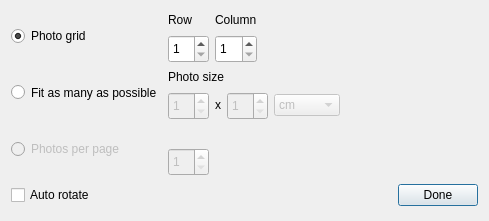
<?xml version="1.0" encoding="UTF-8"?>
<ui version="4.0">
 <class>CustomLayout</class>
 <widget class="QDialog" name="CustomLayout">
  <property name="geometry">
   <rect>
    <x>0</x>
    <y>0</y>
    <width>489</width>
    <height>221</height>
   </rect>
  </property>
  <property name="sizePolicy">
   <sizepolicy hsizetype="Preferred" vsizetype="Preferred">
    <horstretch>0</horstretch>
    <verstretch>0</verstretch>
   </sizepolicy>
  </property>
  <property name="minimumSize">
   <size>
    <width>489</width>
    <height>221</height>
   </size>
  </property>
  <property name="windowTitle">
   <string>Custom layout</string>
  </property>
  <layout class="QVBoxLayout" name="verticalLayout_7">
   <item>
    <layout class="QHBoxLayout" name="horizontalLayout_3">
     <item>
      <layout class="QVBoxLayout" name="verticalLayout_5">
       <item>
        <widget class="QRadioButton" name="m_photoGridCheck">
         <property name="sizePolicy">
          <sizepolicy hsizetype="Minimum" vsizetype="Preferred">
           <horstretch>0</horstretch>
           <verstretch>0</verstretch>
          </sizepolicy>
         </property>
         <property name="minimumSize">
          <size>
           <width>0</width>
           <height>46</height>
          </size>
         </property>
         <property name="text">
          <string>Photo grid</string>
         </property>
         <property name="checked">
          <bool>true</bool>
         </property>
        </widget>
       </item>
       <item>
        <widget class="QRadioButton" name="m_fitAsManyCheck">
         <property name="enabled">
          <bool>true</bool>
         </property>
         <property name="sizePolicy">
          <sizepolicy hsizetype="Minimum" vsizetype="Preferred">
           <horstretch>0</horstretch>
           <verstretch>0</verstretch>
          </sizepolicy>
         </property>
         <property name="minimumSize">
          <size>
           <width>0</width>
           <height>46</height>
          </size>
         </property>
         <property name="text">
          <string>Fit as many as possible</string>
         </property>
        </widget>
       </item>
       <item>
        <widget class="QRadioButton" name="m_photosXPageCheck">
         <property name="enabled">
          <bool>false</bool>
         </property>
         <property name="sizePolicy">
          <sizepolicy hsizetype="Minimum" vsizetype="Preferred">
           <horstretch>0</horstretch>
           <verstretch>0</verstretch>
          </sizepolicy>
         </property>
         <property name="minimumSize">
          <size>
           <width>0</width>
           <height>46</height>
          </size>
         </property>
         <property name="text">
          <string>Photos per page</string>
         </property>
        </widget>
       </item>
      </layout>
     </item>
     <item>
      <layout class="QVBoxLayout" name="verticalLayout_6">
       <item>
        <layout class="QHBoxLayout" name="horizontalLayout_2">
         <item>
          <layout class="QVBoxLayout" name="verticalLayout">
           <item>
            <widget class="QLabel" name="label">
             <property name="sizePolicy">
              <sizepolicy hsizetype="Preferred" vsizetype="Fixed">
               <horstretch>0</horstretch>
               <verstretch>0</verstretch>
              </sizepolicy>
             </property>
             <property name="minimumSize">
              <size>
               <width>0</width>
               <height>18</height>
              </size>
             </property>
             <property name="text">
              <string>Row</string>
             </property>
            </widget>
           </item>
           <item>
            <widget class="QSpinBox" name="m_gridRows">
             <property name="sizePolicy">
              <sizepolicy hsizetype="Minimum" vsizetype="Fixed">
               <horstretch>0</horstretch>
               <verstretch>0</verstretch>
              </sizepolicy>
             </property>
             <property name="minimumSize">
              <size>
               <width>0</width>
               <height>28</height>
              </size>
             </property>
             <property name="minimum">
              <number>1</number>
             </property>
            </widget>
           </item>
          </layout>
         </item>
         <item>
          <layout class="QVBoxLayout" name="verticalLayout_4">
           <item>
            <widget class="QLabel" name="label_2">
             <property name="sizePolicy">
              <sizepolicy hsizetype="Preferred" vsizetype="Fixed">
               <horstretch>0</horstretch>
               <verstretch>0</verstretch>
              </sizepolicy>
             </property>
             <property name="minimumSize">
              <size>
               <width>0</width>
               <height>18</height>
              </size>
             </property>
             <property name="text">
              <string>Column</string>
             </property>
            </widget>
           </item>
           <item>
            <widget class="QSpinBox" name="m_gridColumns">
             <property name="sizePolicy">
              <sizepolicy hsizetype="Minimum" vsizetype="Fixed">
               <horstretch>0</horstretch>
               <verstretch>0</verstretch>
              </sizepolicy>
             </property>
             <property name="minimumSize">
              <size>
               <width>0</width>
               <height>28</height>
              </size>
             </property>
             <property name="minimum">
              <number>1</number>
             </property>
            </widget>
           </item>
          </layout>
         </item>
         <item>
          <spacer name="horizontalSpacer_2">
           <property name="sizePolicy">
            <sizepolicy hsizetype="Minimum" vsizetype="Minimum">
             <horstretch>0</horstretch>
             <verstretch>0</verstretch>
            </sizepolicy>
           </property>
           <property name="orientation">
            <enum>Qt::Horizontal</enum>
           </property>
           <property name="sizeHint" stdset="0">
            <size>
             <width>40</width>
             <height>20</height>
            </size>
           </property>
          </spacer>
         </item>
        </layout>
       </item>
       <item>
        <layout class="QVBoxLayout" name="verticalLayout_3">
         <item>
          <widget class="QLabel" name="label_4">
           <property name="sizePolicy">
            <sizepolicy hsizetype="Preferred" vsizetype="Fixed">
             <horstretch>0</horstretch>
             <verstretch>0</verstretch>
            </sizepolicy>
           </property>
           <property name="minimumSize">
            <size>
             <width>0</width>
             <height>18</height>
            </size>
           </property>
           <property name="text">
            <string>Photo size</string>
           </property>
          </widget>
         </item>
         <item>
          <layout class="QHBoxLayout" name="horizontalLayout">
           <item>
            <widget class="QSpinBox" name="m_photoHeight">
             <property name="enabled">
              <bool>false</bool>
             </property>
             <property name="sizePolicy">
              <sizepolicy hsizetype="Minimum" vsizetype="Fixed">
               <horstretch>0</horstretch>
               <verstretch>0</verstretch>
              </sizepolicy>
             </property>
             <property name="minimumSize">
              <size>
               <width>0</width>
               <height>28</height>
              </size>
             </property>
             <property name="minimum">
              <number>1</number>
             </property>
            </widget>
           </item>
           <item>
            <widget class="QLabel" name="label_3">
             <property name="sizePolicy">
              <sizepolicy hsizetype="Preferred" vsizetype="Fixed">
               <horstretch>0</horstretch>
               <verstretch>0</verstretch>
              </sizepolicy>
             </property>
             <property name="text">
              <string>x</string>
             </property>
            </widget>
           </item>
           <item>
            <widget class="QSpinBox" name="m_photoWidth">
             <property name="enabled">
              <bool>false</bool>
             </property>
             <property name="sizePolicy">
              <sizepolicy hsizetype="Minimum" vsizetype="Fixed">
               <horstretch>0</horstretch>
               <verstretch>0</verstretch>
              </sizepolicy>
             </property>
             <property name="minimumSize">
              <size>
               <width>0</width>
               <height>28</height>
              </size>
             </property>
             <property name="minimum">
              <number>1</number>
             </property>
            </widget>
           </item>
           <item>
            <widget class="QComboBox" name="m_photoUnits">
             <property name="enabled">
              <bool>false</bool>
             </property>
             <property name="sizePolicy">
              <sizepolicy hsizetype="Preferred" vsizetype="Fixed">
               <horstretch>0</horstretch>
               <verstretch>0</verstretch>
              </sizepolicy>
             </property>
             <item>
              <property name="text">
               <string>cm</string>
              </property>
             </item>
             <item>
              <property name="text">
               <string>mm</string>
              </property>
             </item>
             <item>
              <property name="text">
               <string>inches</string>
              </property>
             </item>
            </widget>
           </item>
           <item>
            <spacer name="horizontalSpacer_4">
             <property name="orientation">
              <enum>Qt::Horizontal</enum>
             </property>
             <property name="sizeHint" stdset="0">
              <size>
               <width>40</width>
               <height>20</height>
              </size>
             </property>
            </spacer>
           </item>
          </layout>
         </item>
        </layout>
       </item>
       <item>
        <layout class="QHBoxLayout" name="horizontalLayout_4">
         <item>
          <layout class="QVBoxLayout" name="verticalLayout_2">
           <item>
            <widget class="QLabel" name="label_5">
             <property name="sizePolicy">
              <sizepolicy hsizetype="Preferred" vsizetype="Fixed">
               <horstretch>0</horstretch>
               <verstretch>0</verstretch>
              </sizepolicy>
             </property>
             <property name="minimumSize">
              <size>
               <width>0</width>
               <height>18</height>
              </size>
             </property>
             <property name="text">
              <string/>
             </property>
            </widget>
           </item>
           <item>
            <widget class="QSpinBox" name="m_photosXPage">
             <property name="enabled">
              <bool>false</bool>
             </property>
             <property name="sizePolicy">
              <sizepolicy hsizetype="Minimum" vsizetype="Fixed">
               <horstretch>0</horstretch>
               <verstretch>0</verstretch>
              </sizepolicy>
             </property>
             <property name="minimumSize">
              <size>
               <width>0</width>
               <height>28</height>
              </size>
             </property>
             <property name="frame">
              <bool>true</bool>
             </property>
             <property name="readOnly">
              <bool>false</bool>
             </property>
             <property name="specialValueText">
              <string extracomment="0 to disable"/>
             </property>
             <property name="minimum">
              <number>1</number>
             </property>
             <property name="singleStep">
              <number>1</number>
             </property>
             <property name="value">
              <number>1</number>
             </property>
            </widget>
           </item>
          </layout>
         </item>
         <item>
          <spacer name="horizontalSpacer">
           <property name="sizePolicy">
            <sizepolicy hsizetype="Minimum" vsizetype="Minimum">
             <horstretch>0</horstretch>
             <verstretch>0</verstretch>
            </sizepolicy>
           </property>
           <property name="orientation">
            <enum>Qt::Horizontal</enum>
           </property>
           <property name="sizeHint" stdset="0">
            <size>
             <width>40</width>
             <height>20</height>
            </size>
           </property>
          </spacer>
         </item>
        </layout>
       </item>
      </layout>
     </item>
    </layout>
   </item>
   <item>
    <layout class="QHBoxLayout" name="horizontalLayout_5">
     <item>
      <widget class="QCheckBox" name="m_autorotate">
       <property name="text">
        <string>Auto rotate</string>
       </property>
      </widget>
     </item>
     <item>
      <spacer name="horizontalSpacer_3">
       <property name="orientation">
        <enum>Qt::Horizontal</enum>
       </property>
       <property name="sizeHint" stdset="0">
        <size>
         <width>258</width>
         <height>30</height>
        </size>
       </property>
      </spacer>
     </item>
     <item>
      <widget class="QPushButton" name="m_doneButton">
       <property name="text">
        <string>Done</string>
       </property>
      </widget>
     </item>
    </layout>
   </item>
  </layout>
 </widget>
 <resources/>
 <connections>
  <connection>
   <sender>m_photosXPageCheck</sender>
   <signal>toggled(bool)</signal>
   <receiver>m_photosXPage</receiver>
   <slot>setEnabled(bool)</slot>
   <hints>
    <hint type="sourcelabel">
     <x>92</x>
     <y>148</y>
    </hint>
    <hint type="destinationlabel">
     <x>215</x>
     <y>159</y>
    </hint>
   </hints>
  </connection>
  <connection>
   <sender>m_fitAsManyCheck</sender>
   <signal>toggled(bool)</signal>
   <receiver>m_photoHeight</receiver>
   <slot>setEnabled(bool)</slot>
   <hints>
    <hint type="sourcelabel">
     <x>92</x>
     <y>90</y>
    </hint>
    <hint type="destinationlabel">
     <x>288</x>
     <y>101</y>
    </hint>
   </hints>
  </connection>
  <connection>
   <sender>m_fitAsManyCheck</sender>
   <signal>toggled(bool)</signal>
   <receiver>m_photoWidth</receiver>
   <slot>setEnabled(bool)</slot>
   <hints>
    <hint type="sourcelabel">
     <x>92</x>
     <y>90</y>
    </hint>
    <hint type="destinationlabel">
     <x>215</x>
     <y>101</y>
    </hint>
   </hints>
  </connection>
  <connection>
   <sender>m_fitAsManyCheck</sender>
   <signal>toggled(bool)</signal>
   <receiver>m_photoUnits</receiver>
   <slot>setEnabled(bool)</slot>
   <hints>
    <hint type="sourcelabel">
     <x>92</x>
     <y>90</y>
    </hint>
    <hint type="destinationlabel">
     <x>355</x>
     <y>101</y>
    </hint>
   </hints>
  </connection>
  <connection>
   <sender>m_photoGridCheck</sender>
   <signal>toggled(bool)</signal>
   <receiver>m_gridRows</receiver>
   <slot>setEnabled(bool)</slot>
   <hints>
    <hint type="sourcelabel">
     <x>92</x>
     <y>32</y>
    </hint>
    <hint type="destinationlabel">
     <x>279</x>
     <y>43</y>
    </hint>
   </hints>
  </connection>
  <connection>
   <sender>m_photoGridCheck</sender>
   <signal>toggled(bool)</signal>
   <receiver>m_gridColumns</receiver>
   <slot>setEnabled(bool)</slot>
   <hints>
    <hint type="sourcelabel">
     <x>92</x>
     <y>32</y>
    </hint>
    <hint type="destinationlabel">
     <x>215</x>
     <y>43</y>
    </hint>
   </hints>
  </connection>
  <connection>
   <sender>m_photosXPageCheck</sender>
   <signal>toggled(bool)</signal>
   <receiver>m_autorotate</receiver>
   <slot>setDisabled(bool)</slot>
   <hints>
    <hint type="sourcelabel">
     <x>92</x>
     <y>148</y>
    </hint>
    <hint type="destinationlabel">
     <x>54</x>
     <y>199</y>
    </hint>
   </hints>
  </connection>
 </connections>
</ui>
